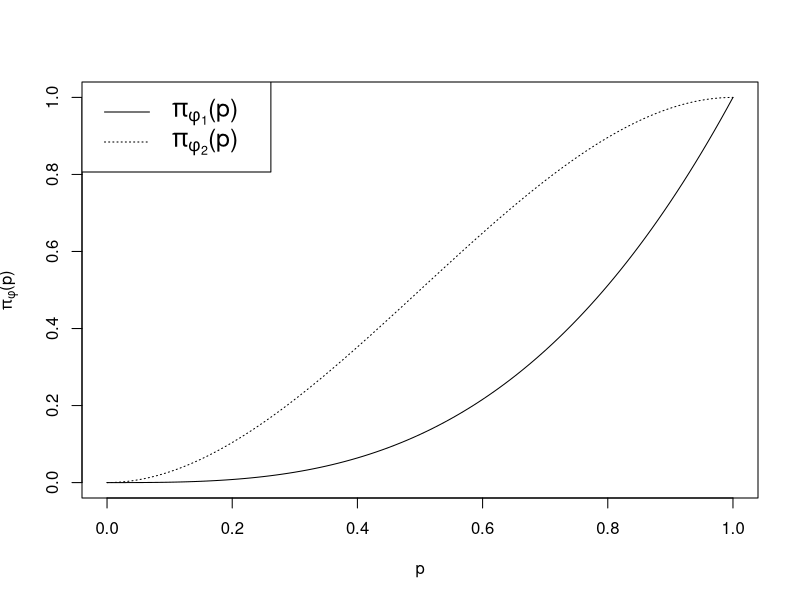
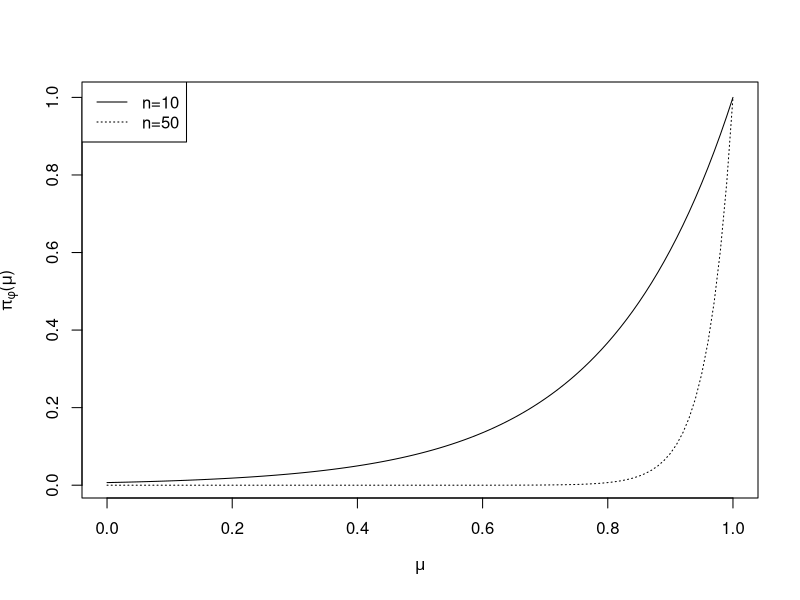
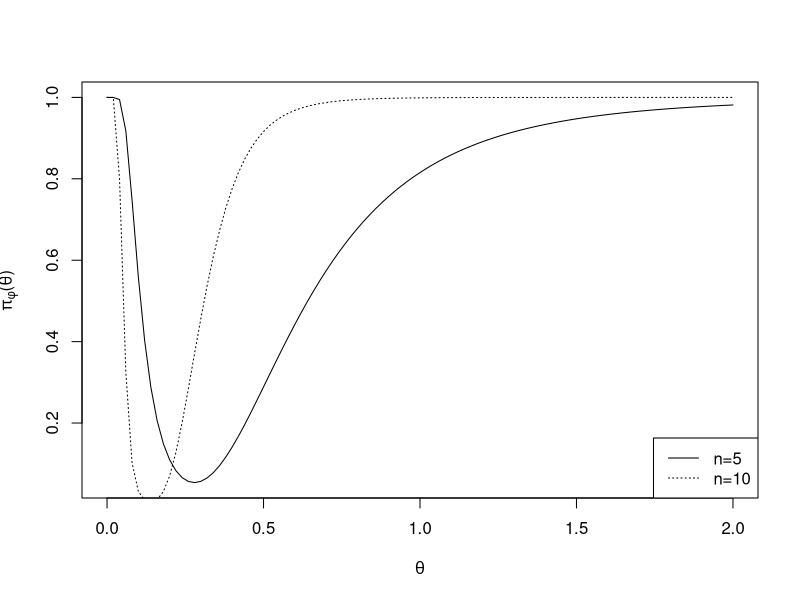
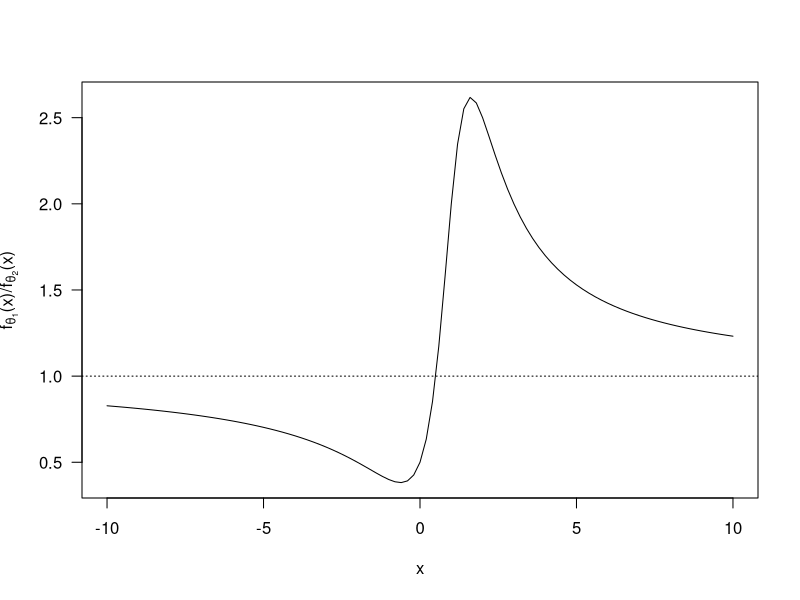
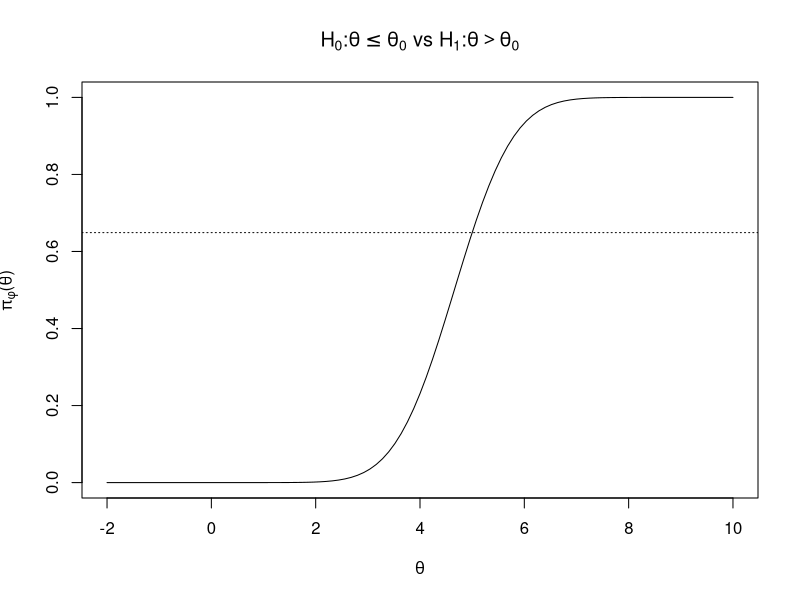
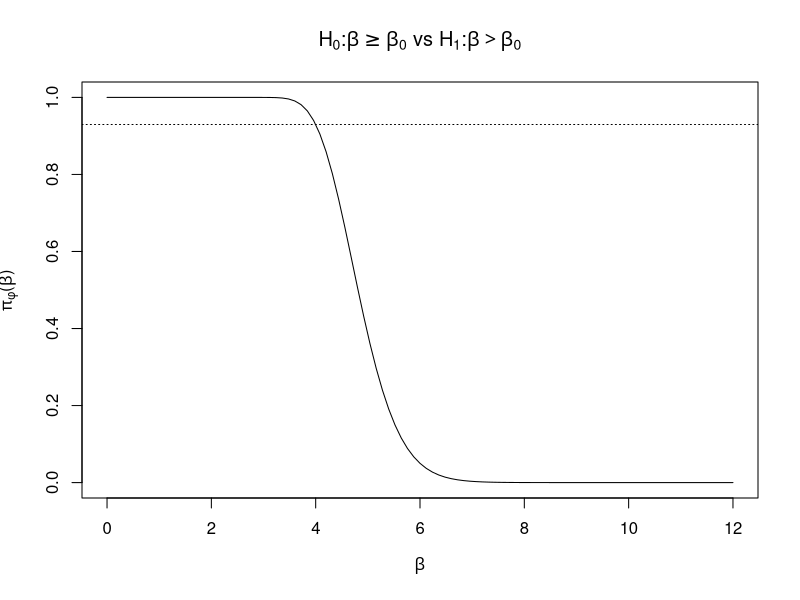
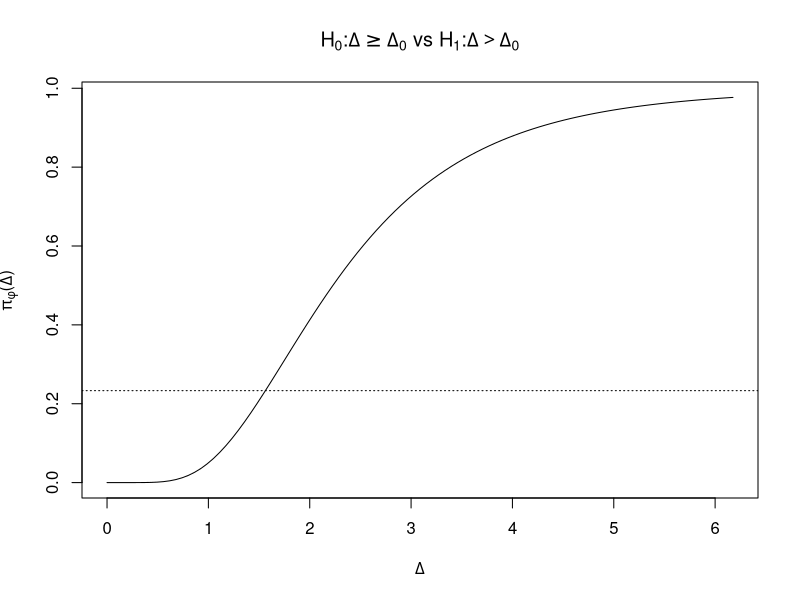
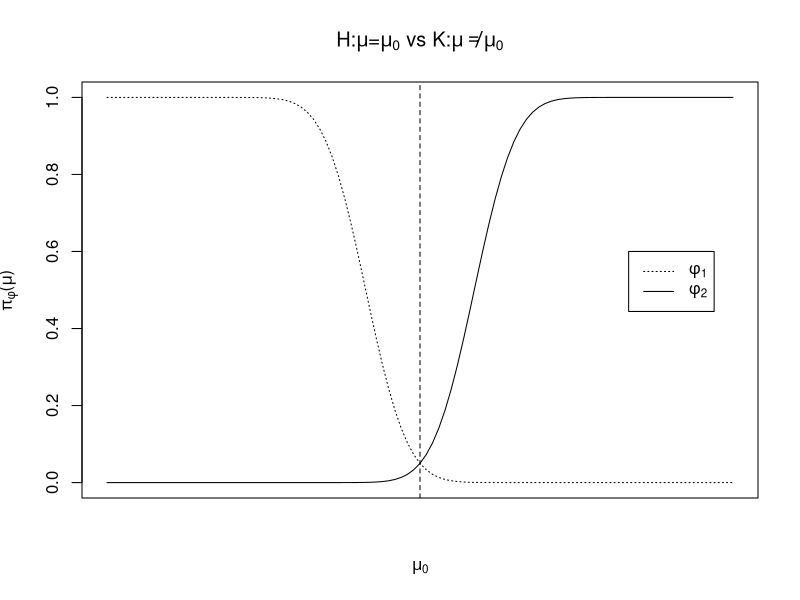

R code for these plots, in order:
#--------------------------------------------------------#
# Mathmatical Statistics With R : Chapter 7              #
# Authors: Hamid Jahani, Vahid Rezaei Tabar              #
# uniformly most powerful Test                           #
#--------------------------------------------------------#

# q() is commented out so you don't accidently exit

#Example 1-7
Power_function_1=function(p)  p^3
Power_function_2=function(p)  (3*(p^2)-2*(p^3))
curve(Power_function_1(x),0,1,ylab = expression(paste(pi[phi],"(",p,")")),xlab = "p")
curve(Power_function_2(x),0,1,add = T,lty=3)
exp_legends <- expression(paste(pi[phi[1]],"(",p,")"),paste(pi[phi[2]], "(",p,")"))
legend("topleft",exp_legends,lty = c(1,3),text.width = 0.14,cex = 1.5)
#q()

#Example 2-7
Power_function=function(k,n,mu)  (1-pchisq(n*(k-mu),2))
curve(Power_function(1,10,x),0,1,ylab = expression(paste(pi[phi],"(",mu,")")),xlab = expression(mu))
curve(Power_function(1,50,x),0,1,ylab = expression(paste(pi[phi],"(",mu,")"))
      ,xlab = expression(mu),add = T,lty=3)
legend("topleft",c("n=10","n=50"),lty = c(1,3))
#q()

#Example 3-7
Power_function=function(c1,c2,teta,n) 
  pchisq(((2*c1)/teta),2*n)+pchisq(((2*c2)/teta),2*n,lower.tail = F)
curve(Power_function(0.5,3,x,5),0,2,ylab = expression(paste(pi[phi],"(",theta,")")),xlab = expression(theta))
curve(Power_function(0.5,3,x,10),0,2,add = T,lty=3)
legend("bottomright",c("n=5","n=10"),lty = c(1,3))
#q()

#Example 10-7
f=function(teta0,teta1,x) (1+((x-teta0)^2))/(1+((x-teta1)^2))
curve(f(0,1,x),-10,10,ylab = expression(paste(f[theta[1]],"(",x,")","/",f[theta[2]],"(",x,")")),las=1)
abline(h=1,lty=3)
#q()

#Example 11-7
Power_function=function(teta,sigma2,teta0,n,alpha)
  return(pnorm((sqrt(n)*((teta-teta0)/sqrt(sigma2)))-((qnorm(1-alpha))/sqrt(n))))
Test=function(teta,sigma2,teta0,n,alpha){
  x=rnorm(n,teta,sqrt(sigma2))
  c=teta0+((qnorm(1-alpha)*sqrt(sigma2))/sqrt(n))
  xbar=mean(x)
  if(xbar>c)
    print("H0 rejects")
  else
    print("H0 accepts")
  print(Power_function(teta,sigma2,teta0,n,alpha))
  curve(Power_function(x,sigma2,teta0,n,alpha),teta0-(3*sqrt(sigma2)),
        teta0+(3*sqrt(sigma2)),ylab = expression(paste(pi[phi],"(",theta,")")),xlab = expression(theta))
  title(main = expression(paste(H[0],":",theta <= theta[0]," vs ",H[1],":",theta>theta[0])))
  abline(h=Power_function(teta,sigma2,teta0,n,alpha),lty=3)
}
Test(5,4,4,5,0.05)
#q()

#Example 12-7
Power_function=function(teta,teta0,n,alpha)
  return(1-((1-alpha)*((teta0/teta)^n)))
Test=function(teta,teta0,n,alpha){
  x=runif(n,-teta,teta)
  y=max(abs(x))
  c=teta0*((1-alpha)^(1/n))
  if(y>c)
    print("H0 was rejected")
  else
    print("H0 was accepted")
  print(Power_function(teta,teta0,n,alpha))
}
Test(5,3,8,0.05)
#

find_n=function(teta,teta0,alpha,power){
  n=(log(1-power)-log(1-alpha))/(log(teta0)-log(teta))
  return(ceiling(n))
}
find_n(5,3,0.05,0.9)
Test(5,3,5,0.05)
Test(5,3,4,0.05)

#q()

#Example 13-7
Test=function(){
  n=3;teta=1/2
  x=as.vector(rmultinom(1,n,prob=c(teta^2,2*teta*(1-teta),(1-teta)^2)))
  t=2*x[1]+x[2]
  if(t>5)
    print("H0 was rejected in both test")
  if(t==5){
    y=runif(1)
    if(y<0.9)
      print("H0 was rejected in test 1")
    else
      print("H0 was accepted in test 1")
    print("H0 was rejected in test 2")
  }
  if(t==4){
    print("H0 was accepted in test 1")
    y=runif(1)
    if(y<0.6)
      print("H0 was rejected in test 2")
    else
      print("H0 was accepted in test 2")
  }
  if(t<4)
    print("H0 was accepted in both test")
  return(t)
}
Test()
#q()

#Example 14-7
UMPbinomial <- function(H0,alpha,n){
  c <- min(which((1-pbinom(0:n,size=n,prob=H0))<alpha))-1
  gamma <- (alpha-1+pbinom(c,size=n,prob=H0))/dbinom(c,size=n,prob=H0)
  return(list=c(c,gamma))
}
Test=function(p0,p,alpha,n){
  a=UMPbinomial(p0,alpha,n)
  x=rbinom(1,n,p)
  if(x>a[[1]])
    print("H0 was rejected")
  if(x==a[[1]]){
    y=runif(1)
    if(y<a[[2]])
      print("H0 was rejected")
    else
      print("H0 was accepted")
  }
  if(x<a[[1]])
    print("H0 was accepted")
}
Test(1/2,1/8,0.05,3)
#q()

#Example 15-7
UMPgeometric=function(H0,alpha,n){
  c=0
  while(pnbinom(c,n,H0)<alpha)
    c=c+1
  gamma <- (alpha-pnbinom(c-1,n,H0))/dnbinom(c,n,H0)
  return(list=c(c,gamma))
}
Test=function(p0,p,alpha,n){
  t=rnbinom(1,n,p)
  a=UMPgeometric(p0,alpha,n)
  if(t<a[[1]])
    print("H0 was rejected")
  if(t==a[[1]]){
    y=runif(1)
    if(y<a[[2]])
      print("H0 was rejected")
    else
      print("H0 was accepted")
  }
  if(t>a[[1]])
    print("H0 was accepted")
}
Test(1/2,1/3,0.05,15)
#q()

#Example 16-7
Power_function=function(teta,beta,beta0,n,alpha)
  return(pchisq((beta0/beta)*qchisq(alpha,2*n*teta),2*n*teta))
Test=function(teta,beta,beta0,n,alpha){
  x=sum(rgamma(n,scale = beta,shape = teta))
  c=beta0*qchisq(alpha,2*n*teta)/2
  if(x<c)
    print("H0 was rejected")
  else
    print("H0 was accepted")
  print(Power_function(teta,beta,beta0,n,alpha))
  curve(Power_function(teta,x,beta0,n,alpha),0,
        2*beta0,ylab = expression(paste(pi[phi],"(",beta,")")),xlab = expression(beta))
  title(main = expression(paste(H[0],":",beta >= beta[0]," vs ",H[1],":",beta>beta[0])))
  abline(h=Power_function(teta,beta,beta0,n,alpha),lty=3)
}
Test(5,4,6,12,0.05)
#q()

#Example 17-7
Power_function=function(n,m,delta0,delta,alpha)
  return(1-pf((delta0*qf(1-alpha,n,m)/delta),n,m))
Test=function(n,m,mu1,sigma1,mu2,sigma2,delta0,alpha){
  x=rnorm(m,mu1,sigma1)  #sigma1:sd of x
  y=rnorm(n,mu2,sigma2)  #sigma2:sd of y
  w=(sum((y-mu2)^2)/n)/(sum((x-mu1)^2)/m)
  k=delta0*qf(1-alpha,n,m)
  delta=(sigma2^2)/(sigma1^2)
  if(w>k)
    print("H0 was rejected")
  else
    print("H0 was accepted")
  print(Power_function(n,m,delta0,delta,alpha))
  curve(Power_function(n,m,delta0,x,alpha),0,
        2*qf(0.99,n,m),ylab = expression(paste(pi[phi],"(",Delta,")")),xlab = expression(Delta))
  title(main = expression(paste(H[0],":",Delta >= Delta[0]," vs ",H[1],":",Delta>Delta[0])))
  abline(h=Power_function(n,m,delta0,delta,alpha),lty=3)
}
Test(15,20,3,4,6,5,1,0.05)
#q()

#Example 20-7
powertestplot <- function(mu0,sigma,n,alpha){
  mu0seq <- seq(mu0-3*sigma, mu0+3*sigma,(6*sigma/100))
  betamu <- pnorm(sqrt(n)*(mu0-mu0seq)/sigma-qnorm(1-alpha))
  betamu2 <- pnorm(sqrt(n)*(mu0seq-mu0)/sigma-qnorm(1-alpha))
  plot(mu0seq,betamu,"l",xlab=expression(mu[0]),
       ylab = expression(paste(pi[phi],"(",mu,")")),main =       expression(paste("H:",mu,"=", mu[0]," vs K:",mu !=     mu[0])),col=,xaxt="n",lty=3)
  points(mu0seq,betamu2,"l")
  legend(2,0.6,c(expression(phi[1]),expression(phi[2])),lty=c(3,1))
  abline(v=mu0,lty=2)
}
powertestplot(mu0=0,sigma=1,n=10,alpha=0.05)
#q()

#https://powerapp.shinyapps.io/powerapp/